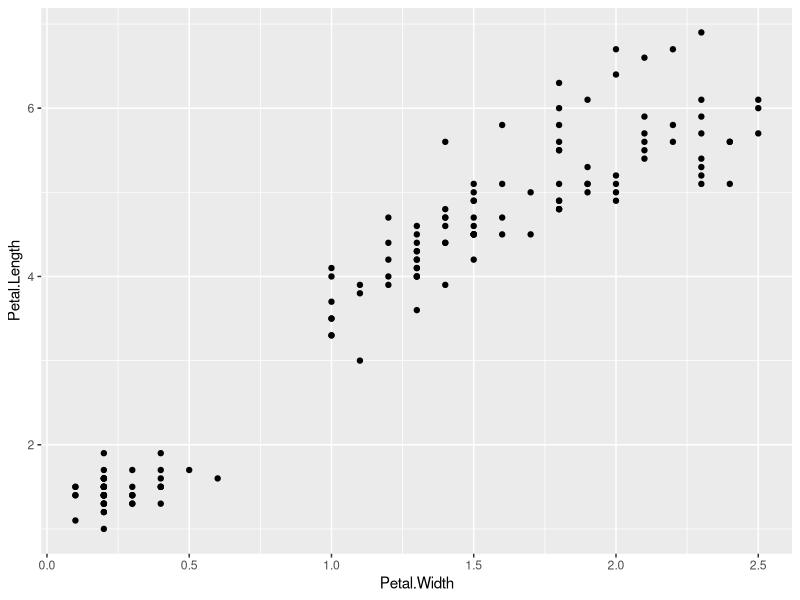
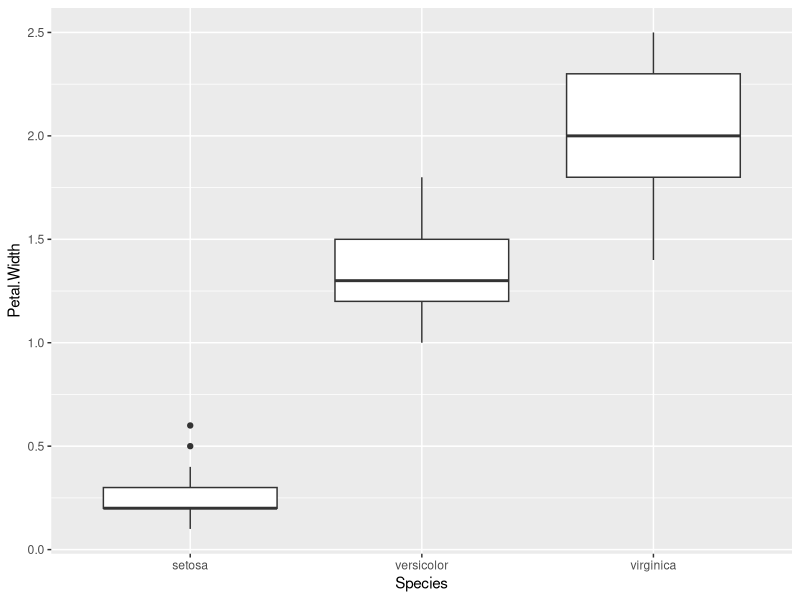

Generate these figures, in order, with R:
## ---- chunk 1
library(ggplot2)
ggplot(iris,aes(Petal.Width,Petal.Length))+geom_point()
## ---- chunk 2
ggplot(iris,aes(Species,Petal.Width))+geom_boxplot()
